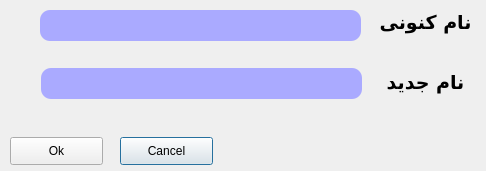
<?xml version="1.0" encoding="UTF-8"?>
<ui version="4.0">
 <class>ChangeNameDialog</class>
 <widget class="QDialog" name="ChangeNameDialog">
  <property name="geometry">
   <rect>
    <x>0</x>
    <y>0</y>
    <width>486</width>
    <height>171</height>
   </rect>
  </property>
  <property name="minimumSize">
   <size>
    <width>486</width>
    <height>171</height>
   </size>
  </property>
  <property name="maximumSize">
   <size>
    <width>486</width>
    <height>171</height>
   </size>
  </property>
  <property name="windowTitle">
   <string>Dialog</string>
  </property>
  <widget class="QPushButton" name="cancelPB">
   <property name="geometry">
    <rect>
     <x>120</x>
     <y>137</y>
     <width>93</width>
     <height>28</height>
    </rect>
   </property>
   <property name="text">
    <string>Cancel</string>
   </property>
  </widget>
  <widget class="QPushButton" name="okPB">
   <property name="geometry">
    <rect>
     <x>10</x>
     <y>137</y>
     <width>93</width>
     <height>28</height>
    </rect>
   </property>
   <property name="text">
    <string>Ok</string>
   </property>
  </widget>
  <widget class="QLabel" name="label_2">
   <property name="geometry">
    <rect>
     <x>380</x>
     <y>67</y>
     <width>91</width>
     <height>31</height>
    </rect>
   </property>
   <property name="font">
    <font>
     <family>B Nazanin</family>
     <pointsize>14</pointsize>
     <weight>75</weight>
     <bold>true</bold>
    </font>
   </property>
   <property name="text">
    <string>نام جدید</string>
   </property>
   <property name="alignment">
    <set>Qt::AlignCenter</set>
   </property>
  </widget>
  <widget class="QLabel" name="label">
   <property name="geometry">
    <rect>
     <x>380</x>
     <y>7</y>
     <width>91</width>
     <height>31</height>
    </rect>
   </property>
   <property name="font">
    <font>
     <family>B Nazanin</family>
     <pointsize>14</pointsize>
     <weight>75</weight>
     <bold>true</bold>
    </font>
   </property>
   <property name="text">
    <string>نام کنونی</string>
   </property>
   <property name="alignment">
    <set>Qt::AlignCenter</set>
   </property>
  </widget>
  <widget class="QLineEdit" name="newname">
   <property name="geometry">
    <rect>
     <x>41</x>
     <y>68</y>
     <width>321</width>
     <height>31</height>
    </rect>
   </property>
   <property name="font">
    <font>
     <family>B Nazanin</family>
     <pointsize>10</pointsize>
     <weight>75</weight>
     <bold>true</bold>
    </font>
   </property>
   <property name="styleSheet">
    <string notr="true">background-color: rgb(170, 170, 255);
border-radius:10px;</string>
   </property>
   <property name="maxLength">
    <number>20</number>
   </property>
   <property name="readOnly">
    <bool>false</bool>
   </property>
  </widget>
  <widget class="QLineEdit" name="oldname">
   <property name="geometry">
    <rect>
     <x>40</x>
     <y>10</y>
     <width>321</width>
     <height>31</height>
    </rect>
   </property>
   <property name="font">
    <font>
     <family>B Nazanin</family>
     <pointsize>10</pointsize>
     <weight>75</weight>
     <bold>true</bold>
    </font>
   </property>
   <property name="styleSheet">
    <string notr="true">background-color: rgb(170, 170, 255);
border-radius:10px;</string>
   </property>
   <property name="maxLength">
    <number>20</number>
   </property>
   <property name="readOnly">
    <bool>true</bool>
   </property>
  </widget>
 </widget>
 <resources/>
 <connections/>
</ui>
